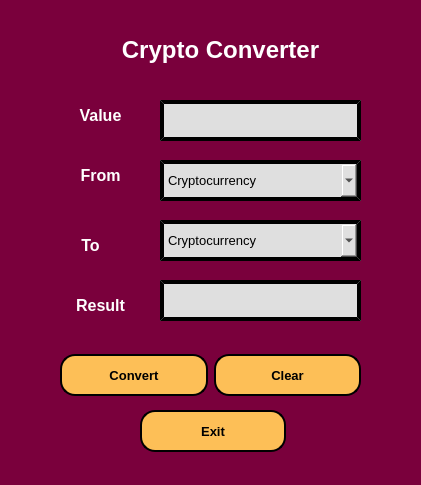
<?xml version="1.0" encoding="UTF-8"?>
<ui version="4.0">
 <class>MainWindow</class>
 <widget class="QMainWindow" name="MainWindow">
  <property name="geometry">
   <rect>
    <x>0</x>
    <y>0</y>
    <width>421</width>
    <height>485</height>
   </rect>
  </property>
  <property name="windowTitle">
   <string>Crypto Converter</string>
  </property>
  <property name="styleSheet">
   <string notr="true">background-color: rgb(122, 0, 60);</string>
  </property>
  <widget class="QWidget" name="centralwidget">
   <widget class="QLabel" name="label_4">
    <property name="geometry">
     <rect>
      <x>60</x>
      <y>290</y>
      <width>81</width>
      <height>31</height>
     </rect>
    </property>
    <property name="font">
     <font>
      <pointsize>12</pointsize>
      <weight>75</weight>
      <bold>true</bold>
     </font>
    </property>
    <property name="text">
     <string>&lt;html&gt;&lt;head/&gt;&lt;body&gt;&lt;p align=&quot;center&quot;&gt;&lt;span style=&quot; color:#ffffff;&quot;&gt;Result&lt;/span&gt;&lt;/p&gt;&lt;/body&gt;&lt;/html&gt;</string>
    </property>
   </widget>
   <widget class="QLineEdit" name="line1">
    <property name="geometry">
     <rect>
      <x>160</x>
      <y>100</y>
      <width>201</width>
      <height>41</height>
     </rect>
    </property>
    <property name="font">
     <font>
      <pointsize>10</pointsize>
     </font>
    </property>
    <property name="styleSheet">
     <string notr="true">background-color: rgb(223, 223, 223);
border-style: outset;
border-width: 4px;
border-color: black;
color: black;
padding: 4px;</string>
    </property>
    <property name="maxLength">
     <number>80</number>
    </property>
   </widget>
   <widget class="QLabel" name="label_2">
    <property name="geometry">
     <rect>
      <x>60</x>
      <y>160</y>
      <width>81</width>
      <height>31</height>
     </rect>
    </property>
    <property name="font">
     <font>
      <pointsize>12</pointsize>
      <weight>75</weight>
      <bold>true</bold>
     </font>
    </property>
    <property name="text">
     <string>&lt;html&gt;&lt;head/&gt;&lt;body&gt;&lt;p align=&quot;center&quot;&gt;&lt;span style=&quot; color:#ffffff;&quot;&gt;From&lt;/span&gt;&lt;/p&gt;&lt;/body&gt;&lt;/html&gt;</string>
    </property>
   </widget>
   <widget class="QLineEdit" name="line2">
    <property name="geometry">
     <rect>
      <x>160</x>
      <y>280</y>
      <width>201</width>
      <height>41</height>
     </rect>
    </property>
    <property name="styleSheet">
     <string notr="true">background-color: rgb(223, 223, 223);
border-style: outset;
border-width: 4px;
border-color: black;
color: black;
padding: 4px;</string>
    </property>
    <property name="readOnly">
     <bool>true</bool>
    </property>
   </widget>
   <widget class="QComboBox" name="comboBox1">
    <property name="geometry">
     <rect>
      <x>160</x>
      <y>160</y>
      <width>201</width>
      <height>41</height>
     </rect>
    </property>
    <property name="font">
     <font>
      <pointsize>10</pointsize>
     </font>
    </property>
    <property name="styleSheet">
     <string notr="true">background-color: rgb(223, 223, 223);
border-style: outset;
border-width: 4px;
border-color: black;
color: black;
padding: 4px;</string>
    </property>
    <property name="currentText">
     <string>Cryptocurrency</string>
    </property>
    <property name="currentIndex">
     <number>0</number>
    </property>
    <item>
     <property name="text">
      <string>Cryptocurrency</string>
     </property>
    </item>
    <item>
     <property name="text">
      <string>US Dollars</string>
     </property>
    </item>
    <item>
     <property name="text">
      <string>Bitcoin</string>
     </property>
    </item>
    <item>
     <property name="text">
      <string>Ethereum</string>
     </property>
    </item>
    <item>
     <property name="text">
      <string>Dogecoin</string>
     </property>
    </item>
   </widget>
   <widget class="QLabel" name="label">
    <property name="geometry">
     <rect>
      <x>60</x>
      <y>100</y>
      <width>81</width>
      <height>31</height>
     </rect>
    </property>
    <property name="font">
     <font>
      <pointsize>12</pointsize>
      <weight>75</weight>
      <bold>true</bold>
     </font>
    </property>
    <property name="text">
     <string>&lt;html&gt;&lt;head/&gt;&lt;body&gt;&lt;p align=&quot;center&quot;&gt;&lt;span style=&quot; color:#ffffff;&quot;&gt;Value&lt;/span&gt;&lt;/p&gt;&lt;/body&gt;&lt;/html&gt;</string>
    </property>
   </widget>
   <widget class="QLabel" name="label_3">
    <property name="geometry">
     <rect>
      <x>60</x>
      <y>230</y>
      <width>61</width>
      <height>31</height>
     </rect>
    </property>
    <property name="font">
     <font>
      <pointsize>12</pointsize>
      <weight>75</weight>
      <bold>true</bold>
     </font>
    </property>
    <property name="text">
     <string>&lt;html&gt;&lt;head/&gt;&lt;body&gt;&lt;p align=&quot;center&quot;&gt;&lt;span style=&quot; color:#ffffff;&quot;&gt;To&lt;/span&gt;&lt;/p&gt;&lt;/body&gt;&lt;/html&gt;</string>
    </property>
   </widget>
   <widget class="QComboBox" name="comboBox2">
    <property name="geometry">
     <rect>
      <x>160</x>
      <y>220</y>
      <width>201</width>
      <height>41</height>
     </rect>
    </property>
    <property name="font">
     <font>
      <pointsize>10</pointsize>
     </font>
    </property>
    <property name="styleSheet">
     <string notr="true">background-color: rgb(223, 223, 223);
border-style: outset;
border-width: 4px;
border-color: black;
color: black;
padding: 4px;</string>
    </property>
    <property name="currentIndex">
     <number>0</number>
    </property>
    <item>
     <property name="text">
      <string>Cryptocurrency</string>
     </property>
    </item>
    <item>
     <property name="text">
      <string>US Dollars</string>
     </property>
    </item>
    <item>
     <property name="text">
      <string>Bitcoin</string>
     </property>
    </item>
    <item>
     <property name="text">
      <string>Ethereum</string>
     </property>
    </item>
    <item>
     <property name="text">
      <string>Dogecoin</string>
     </property>
    </item>
   </widget>
   <widget class="QWidget" name="layoutWidget">
    <property name="geometry">
     <rect>
      <x>60</x>
      <y>340</y>
      <width>301</width>
      <height>71</height>
     </rect>
    </property>
    <layout class="QHBoxLayout" name="horizontalLayout">
     <item>
      <widget class="QPushButton" name="cvt_btn">
       <property name="font">
        <font>
         <pointsize>10</pointsize>
         <weight>75</weight>
         <bold>true</bold>
        </font>
       </property>
       <property name="cursor">
        <cursorShape>PointingHandCursor</cursorShape>
       </property>
       <property name="styleSheet">
        <string notr="true">background-color: rgb(253, 191, 87);
height: 30px;
border-style: outset;
border-width: 2px;
border-radius: 15px;
border-color: black;
padding: 4px;</string>
       </property>
       <property name="text">
        <string>Convert</string>
       </property>
       <property name="shortcut">
        <string>Return, Enter</string>
       </property>
      </widget>
     </item>
     <item>
      <widget class="QPushButton" name="clear_btn">
       <property name="font">
        <font>
         <pointsize>10</pointsize>
         <weight>75</weight>
         <bold>true</bold>
        </font>
       </property>
       <property name="cursor">
        <cursorShape>PointingHandCursor</cursorShape>
       </property>
       <property name="styleSheet">
        <string notr="true">background-color: rgb(253, 191, 87);
height: 30px;
border-style: outset;
border-width: 2px;
border-radius: 15px;
border-color: black;
padding: 4px;</string>
       </property>
       <property name="text">
        <string>Clear</string>
       </property>
       <property name="shortcut">
        <string>Esc</string>
       </property>
      </widget>
     </item>
    </layout>
   </widget>
   <widget class="QPushButton" name="exit_btn">
    <property name="geometry">
     <rect>
      <x>140</x>
      <y>410</y>
      <width>146</width>
      <height>42</height>
     </rect>
    </property>
    <property name="font">
     <font>
      <pointsize>10</pointsize>
      <weight>75</weight>
      <bold>true</bold>
     </font>
    </property>
    <property name="cursor">
     <cursorShape>PointingHandCursor</cursorShape>
    </property>
    <property name="styleSheet">
     <string notr="true">background-color: rgb(253, 191, 87);
height: 30px;
border-style: outset;
border-width: 2px;
border-radius: 15px;
border-color: black;
padding: 4px;</string>
    </property>
    <property name="text">
     <string>Exit</string>
    </property>
    <property name="shortcut">
     <string>Esc</string>
    </property>
   </widget>
   <widget class="QLabel" name="label_6">
    <property name="geometry">
     <rect>
      <x>80</x>
      <y>20</y>
      <width>281</width>
      <height>61</height>
     </rect>
    </property>
    <property name="font">
     <font>
      <pointsize>18</pointsize>
      <weight>75</weight>
      <bold>true</bold>
     </font>
    </property>
    <property name="text">
     <string>&lt;html&gt;&lt;head/&gt;&lt;body&gt;&lt;p align=&quot;center&quot;&gt;&lt;span style=&quot; color:#ffffff;&quot;&gt;Crypto Converter&lt;/span&gt;&lt;/p&gt;&lt;/body&gt;&lt;/html&gt;</string>
    </property>
   </widget>
  </widget>
  <widget class="QStatusBar" name="statusbar"/>
 </widget>
 <resources/>
 <connections/>
</ui>
